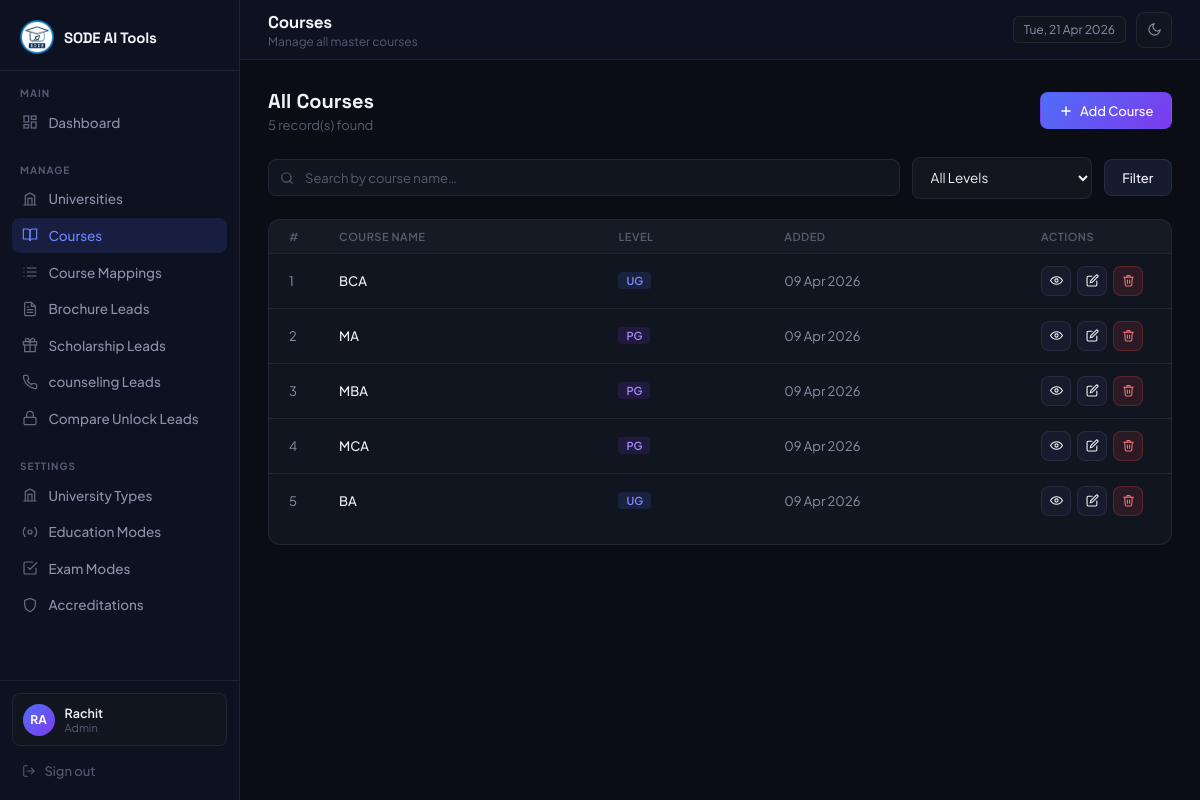
The app's page /admin/courses/index.php (signed in) with its own data.
### tables this page shows
CREATE TABLE `courses` (
  `id` int(10) UNSIGNED NOT NULL,
  `name` varchar(255) NOT NULL,
  `display_name` varchar(255) DEFAULT NULL,
  `slug` varchar(255) DEFAULT NULL,
  `course_level` enum('UG','PG') NOT NULL,
  `program_eligibility` text DEFAULT NULL,
  `course_duration` varchar(100) DEFAULT NULL,
  `is_active` tinyint(1) NOT NULL DEFAULT 1,
  `created_at` timestamp NOT NULL DEFAULT current_timestamp(),
  `updated_at` timestamp NOT NULL DEFAULT current_timestamp() ON UPDATE current_timestamp()
);

### includes/helpers.php (called while the page is built, shortened)
<?php
function get_display_name(string $name, ?string $display_name): string {
    return (!empty($display_name)) ? $display_name : $name;
}
function e(mixed $val): string {
    return htmlspecialchars((string)$val, ENT_QUOTES, 'UTF-8');
}

### admin/courses/index.php (the view, shortened to what this page needs)
<?php
require_once '../../includes/db.php';
require_once '../../includes/helpers.php';
$search = trim($_GET['search'] ?? '');
$where = ["is_active = 1"];
$params = [];
$sql = "SELECT id, name, display_name, course_level, created_at
        FROM courses
        WHERE " . implode(' AND ', $where) . "
        ORDER BY created_at DESC";
$stmt = $pdo->prepare($sql);
$stmt->execute($params);
$courses = $stmt->fetchAll();
?>
<!DOCTYPE html>
<html lang="en">
<head>
</head>
<body>
  <?php require_once __DIR__ . '/../includes/sidebar.php'; ?>
  <main class="main">
    <?php require_once __DIR__ . '/../includes/topbar.php'; ?>
    <div class="content">
      <div class="page-header">
        <div>
          <h3>All Courses</h3>
          <p><?= count($courses) ?> record(s) found</p>
        </div>
        <a href="add.php" class="btn btn-primary">
          <svg width="14" height="14" viewBox="0 0 24 24" fill="none" stroke="currentColor" stroke-width="2.5"
            stroke-linecap="round">
            <line x1="12" y1="5" x2="12" y2="19" />
            <line x1="5" y1="12" x2="19" y2="12" />
          </svg>
          Add Course
        </a>
      </div>
      <div class="search-bar">
        <form method="GET" style="display:contents;">
          <div class="search-input-wrap">
            <input type="text" name="search" placeholder="Search by course name…" value="<?= e($search) ?>">
          </div>
          <select name="level" class="form-control" style="width:auto;min-width:160px;">
            <option value="">All Levels</option>
          </select>
          <button type="submit" class="btn btn-secondary">Filter</button>
        </form>
      </div>
      <div class="panel">
        <div class="table-responsive">
          <table>
          <thead>
            <tr>
              <th style="width:50px;">#</th>
              <th>Course Name</th>
              <th>Level</th>
              <th>Added</th>
              <th style="width:150px;">Actions</th>
            </tr>
          </thead>
          <tbody>
            <?php if ($courses): ?>
              <?php foreach ($courses as $i => $c): ?>
                <tr>
                  <td data-label="#"> <?= $i + 1 ?> </td>
                  <td data-label="Course Name">
                    <div>
                      <div class="cell-name"><?= e(get_display_name($c['name'], $c['display_name'])) ?></div>
                    </div>
                  </td>
                  <td data-label="Level">
                    <?php if ($c['course_level']): ?>
                      <span class="badge" style="background:rgba(<?= $c['course_level'] === 'UG' ? '79,110,247' : '124,58,237' ?>,0.15);color:<?= $c['course_level'] === 'UG' ? '#818cf8' : '#a78bfa' ?>;">
                        <?= e($c['course_level']) ?>
                      </span>
                    <?php else: ?>
                      —
                    <?php endif; ?>
                  </td>
                    <td data-label="Added On"><?= date('d M Y', strtotime($c['created_at'])) ?></td>
                  <td data-label="Actions">
                    <div class="action-col">
                      <a href="view.php?id=<?= $c['id'] ?>" class="btn btn-secondary btn-sm btn-icon" title="View Details">
                        <svg width="13" height="13" viewBox="0 0 24 24" fill="none" stroke="currentColor" stroke-width="2" stroke-linecap="round"><path d="M1 12s4-7 11-7 11 7 11 7-4 7-11 7S1 12 1 12z" /><circle cx="12" cy="12" r="3" /></svg>
                      </a>
                      <a href="edit.php?id=<?= $c['id'] ?>" class="btn btn-secondary btn-sm btn-icon" title="Edit">
                        <svg width="13" height="13" viewBox="0 0 24 24" fill="none" stroke="currentColor" stroke-width="2" stroke-linecap="round"><path d="M11 4H4a2 2 0 0 0-2 2v14a2 2 0 0 0 2 2h14a2 2 0 0 0 2-2v-7" /><path d="M18.5 2.5a2.121 2.121 0 0 1 3 3L12 15l-4 1 1-4 9.5-9.5z" /></svg>
                      </a>
                      <form method="POST" style="display:inline;">
                        <button type="submit" class="btn btn-danger btn-sm btn-icon" title="Delete" data-confirm="Delete '<?= e($c['name']) ?>'? This cannot be undone.">
                          <svg width="13" height="13" viewBox="0 0 24 24" fill="none" stroke="currentColor" stroke-width="2" stroke-linecap="round"><polyline points="3 6 5 6 21 6" /><path d="M19 6l-1 14a2 2 0 0 1-2 2H8a2 2 0 0 1-2-2L5 6" /><path d="M10 11v6M14 11v6" /><path d="M9 6V4a1 1 0 0 1 1-1h4a1 1 0 0 1 1 1v2" /></svg>
                        </button>
                      </form>
                    </div>
                  </td>
                </tr>
              <?php endforeach; ?>
            <?php endif; ?>
          </tbody>
        </table>
        </div>
      </div>
    </div>
  </main>
</body>
</html>

### admin/includes/layout_head.php (style rules this page uses)
*, *::before, *::after { box-sizing: border-box; margin: 0; padding: 0; }
:root { color-scheme: dark; --bg: #0a0d14; --sidebar: #0e1120; --surface: #111520; --surface-h: #161b2e; --border: rgba(255, 255, 255, 0.07); --border-h: rgba(255, 255, 255, 0.13); --accent: #4f6ef7; --accent-h: #6b85ff; --accent-g: #7c3aed; --text: #f1f3f9; --text-m: #8b92a8; --text-s: #545c72; --success: #22c55e; --warning: #f59e0b; --danger: #ef4444; --radius: 12px; --radius-sm: 8px; --sidebar-w: 240px; }
select option { background: var(--surface); color: var(--text); }
body { font-family: 'Plus Jakarta Sans', sans-serif; background: var(--bg); color: var(--text); display: flex; min-height: 100vh; font-size: 14px; transition: background 0.2s, color 0.2s; overflow-x: hidden; }
.main { margin-left: var(--sidebar-w); flex: 1; display: flex; flex-direction: column; min-height: 100vh; min-width: 0; }
.content { padding: 1.75rem; flex: 1; min-width: 0; max-width: 100%; overflow-x: hidden; }
.panel { background: var(--surface); border: 1px solid var(--border); border-radius: var(--radius); overflow: hidden; }
table { width: 100%; border-collapse: collapse; }
table th { padding: 0.625rem 1.25rem; font-size: 11px; font-weight: 600; letter-spacing: 0.5px; text-transform: uppercase; color: var(--text-s); text-align: left; border-bottom: 1px solid var(--border); background: rgba(255, 255, 255, 0.02); }
table td { padding: 0.75rem 1.25rem; font-size: 13px; border-bottom: 1px solid var(--border); color: var(--text-m); }
table tr:last-child td { border-bottom: none; }
table td .cell-name { color: var(--text); font-weight: 500; }
.table-responsive, .table-scroll { width: 100%; margin-bottom: 1rem; border-radius: var(--radius-sm); }
.table-responsive table, .table-scroll table { min-width: 100%; }
.table-responsive table th, .table-scroll table th, .table-responsive table td, .table-scroll table td { white-space: normal; }
.badge { display: inline-block; padding: 2px 8px; border-radius: 4px; font-size: 11px; font-weight: 600; }
.form-control { width: 100%; background: rgba(255, 255, 255, 0.04); border: 1px solid var(--border); border-radius: var(--radius-sm); padding: 0.65rem 0.875rem; font-size: 13.5px; font-family: inherit; color: var(--text); transition: border-color 0.2s, box-shadow 0.2s; outline: none; }
.form-control::placeholder { color: var(--text-s); }
select.form-control { cursor: pointer; }
.btn { display: inline-flex; align-items: center; gap: 7px; padding: 0.6rem 1.1rem; border-radius: var(--radius-sm); font-size: 13px; font-weight: 500; font-family: inherit; cursor: pointer; transition: opacity 0.2s, transform 0.15s, background 0.15s; text-decoration: none; border: 1px solid transparent; }
.btn-primary { background: linear-gradient(135deg, var(--accent) 0%, var(--accent-g) 100%); color: #fff; border-color: transparent; }
.btn-secondary { background: var(--surface-h); color: var(--text); border-color: var(--border); }
.btn-danger { background: rgba(239, 68, 68, 0.12); color: #f87171; border-color: rgba(239, 68, 68, 0.25); }
.btn-sm { padding: 0.35rem 0.7rem; font-size: 12px; }
.btn-icon { padding: 0.4rem; width: 30px; height: 30px; justify-content: center; }
.page-header { display: flex; align-items: center; justify-content: space-between; margin-bottom: 1.5rem; }
.page-header h3 { font-family: 'Space Grotesk', sans-serif; font-size: 20px; font-weight: 700; }
.page-header p { font-size: 13px; color: var(--text-s); margin-top: 3px; }
.search-bar { display: flex; gap: 0.75rem; margin-bottom: 1.25rem; flex-wrap: wrap; align-items: center; }
.search-input-wrap { position: relative; flex: 1; min-width: 200px; }
.search-input-wrap input { width: 100%; padding: 0.6rem 0.875rem 0.6rem 2.25rem; background: var(--surface); border: 1px solid var(--border); border-radius: var(--radius-sm); font-size: 13px; font-family: inherit; color: var(--text); outline: none; transition: border-color 0.2s; }
.search-input-wrap input::placeholder { color: var(--text-s); }
.action-col { display: flex; gap: 6px; align-items: center; }

### records on screen
courses: name "BCA", course_level "UG", created_at "09 Apr 2026"
courses: name "MA", course_level "PG", created_at "09 Apr 2026"
courses: name "MBA", course_level "PG", created_at "09 Apr 2026"
courses: name "MCA", course_level "PG", created_at "09 Apr 2026"
courses: name "BA", course_level "UG", created_at "09 Apr 2026"

### other values on screen
substr($_SESSION['admin_name'], 0, 2) "RA"
$_SESSION['admin_name'] "Rachit"
$_SESSION['admin_role'] "Admin"
$page_title "Courses"
$page_subtitle "Manage all master courses"
count($courses) "5"
